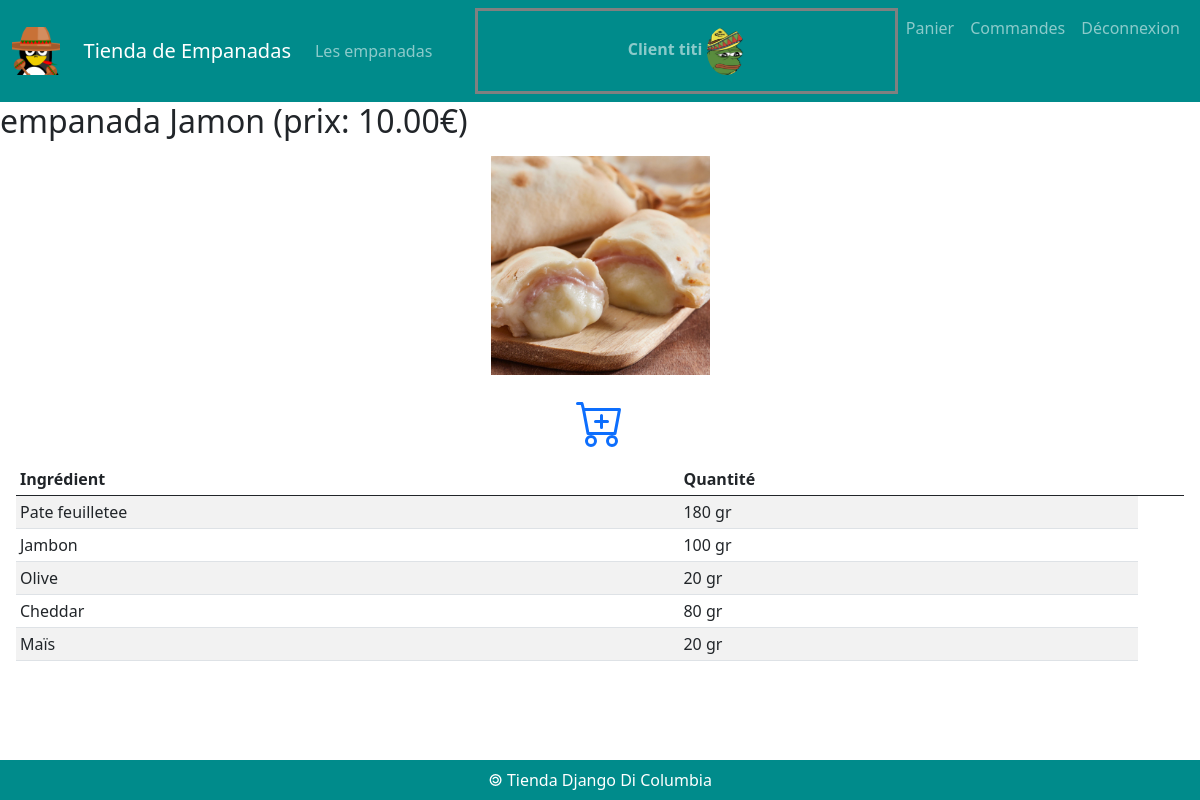
Page /empanada/2 (signed in) on the committed database.
### comptes/models.py (models this page shows)
class TiendaUser(User) :
    image = models.ImageField( default = "imagesUsers/default.png",
                               upload_to = "imagesUsers/")

### empanadas/models.py (models this page shows, shortened)
class Empanada(models.Model) :
    idEmpanada = models.AutoField(primary_key = True)
    nomEmpanada = models.CharField(max_length = 50)
    prix = models.DecimalField(max_digits = 6, decimal_places = 2)
    image = models.ImageField(default = 'imagesEmpanadas/default.png', upload_to = 'imagesEmpanadas/')
    def __str__(self) :
        return 'empanada ' + self.nomEmpanada + ' (prix: ' + str(self.prix) + '€)'

class Ingredient(models.Model) :
    idIngredient = models.AutoField(primary_key = True)
    nomIngredient = models.CharField(max_length = 50)
    def __str__(self) :
        return self.nomIngredient

class Composition(models.Model) :
    class Meta :
        unique_together = ('ingredient', 'empanada')
    idComposition = models.AutoField(primary_key = True)
    ingredient = models.ForeignKey(Ingredient, on_delete = models.CASCADE)
    empanada = models.ForeignKey(Empanada, on_delete = models.CASCADE)
    quantite = models.CharField(max_length = 100)

### empanadas/views.py (the view)
# urls.py: path('empanada/<int:empanada_id>', views.empanada),
def empanada(request, empanada_id) :
    user = None
    if request.user.is_authenticated :
        user = TiendaUser.objects.get(id=request.user.id)
    laEmpanada = Empanada.objects.get(idEmpanada = empanada_id)
    compos = Composition.objects.filter(empanada = empanada_id)
    ingrs = Ingredient.objects.all()
    recipe = {}
    for compo in compos :
        recipe[compo.ingredient] = compo.quantite
    print(recipe)
    return render(
        request,
        'empanadas/empanada.html',
        {'empanada' : laEmpanada,
         'recette' : recipe,
         'ingredients' : ingrs,
         'user' : user },
    )

### empanadas/templates/empanadas/empanada.html (shortened to what this page needs)
{% extends 'empanadas/base.html' %}
{% block main %}
<h2>{{empanada}}</h2>
<div class="m-3">
    <figure class="w-25 text-center m-auto">
        <img src="{{MEDIA_URL}}{{empanada.image}}" class="image-fluid" style="width: 75%;"/>
    </figure>
</div>
{% if user.is_authenticated and not user.is_staff %}
<div class="text-center mt-4">
    <a href="/cart/{{ empanada.idEmpanada }}/buy/" style="font-size: 24px;">
    </a>
</div>
{% endif %}
<div class="m-3">
    <table class="table table-sm table-striped">
        <thead class="thead-dark">
            <tr>
                <th>Ingrédient</th>
                <th>Quantité</th>
                <th></th>
            </tr>
        </thead>
        <tbody>
            {% for ingr, qt in recette.items %}
            <tr>
                <td>{{ingr.nomIngredient}}</td>
                <td>{{qt}} gr</td>
            </tr>
            {% endfor %}
        </tbody>
    </table>
</div>
{% endblock %}

### comptes/templates/comptes/menuClient.html (shortened to what this page needs)
{% load static %}
<nav class="navbar navbar-expand-lg navbar-dark">
    <div class="container-fluid">
        <img id="logo" src="{% static 'empanadas/img/mexicanPingouin.png' %}" alt="logo Pinguoin Mexicain">
        <a class="navbar-brand" href="#">Tienda de Empanadas</a>
        <div id="navbarText" class="collapse navbar-collapse" >
            <ul class="navbar-nav me-auto mb-2 mb-lg-0">
                <li class="nav-item">
                    <a class="nav-link" href="/empanadas">Les empanadas</a>
                </li>
            </ul>
            <ul class="navbar-nav">
                <li class="nav-item">
                    <span class="nav-link" style="border: solid grey; font-weight: bold;">
                        <a class="nav-link" href="/user/update/" >
                            Client {{user}}
                            <img src="{{MEDIA_URL}}{{user.image}}" class="rounded-circle" style="width: 10%;"/>
                        </a>
                    </span>
                </li>
                <li class="nav-item">
                    <a class="nav-link" href="/cart">
                        Panier
                    </a>
                </li>
                <li class="nav-item">
                    <a class="nav-link" href="/orders">
                        Commandes
                    </a>
                </li>
                <li class="nav-item">
                    <a class="nav-link" href="/logout">
                        Déconnexion
                    </a>
                </li>
            </ul>
        </div>
    </div>
</nav>

### empanadas/static/empanadas/css/styles.css (style rules this page uses)
nav { background-color: darkcyan; }
#logo { width: 3em; margin-right: 2%; }
.nav-item { text-align: center; }

### rows in the picture
TiendaUser: username "titi"
Empanada: nomEmpanada+prix "empanada Jamon (prix: 10.00€)", image (picture)
Ingredient: nomIngredient "Pate feuilletee", quantite "180"
Ingredient: nomIngredient "Jambon", quantite "100"
Ingredient: nomIngredient "Olive", quantite "20"
Ingredient: nomIngredient "Cheddar", quantite "80"
Ingredient: nomIngredient "Maïs", quantite "20"
